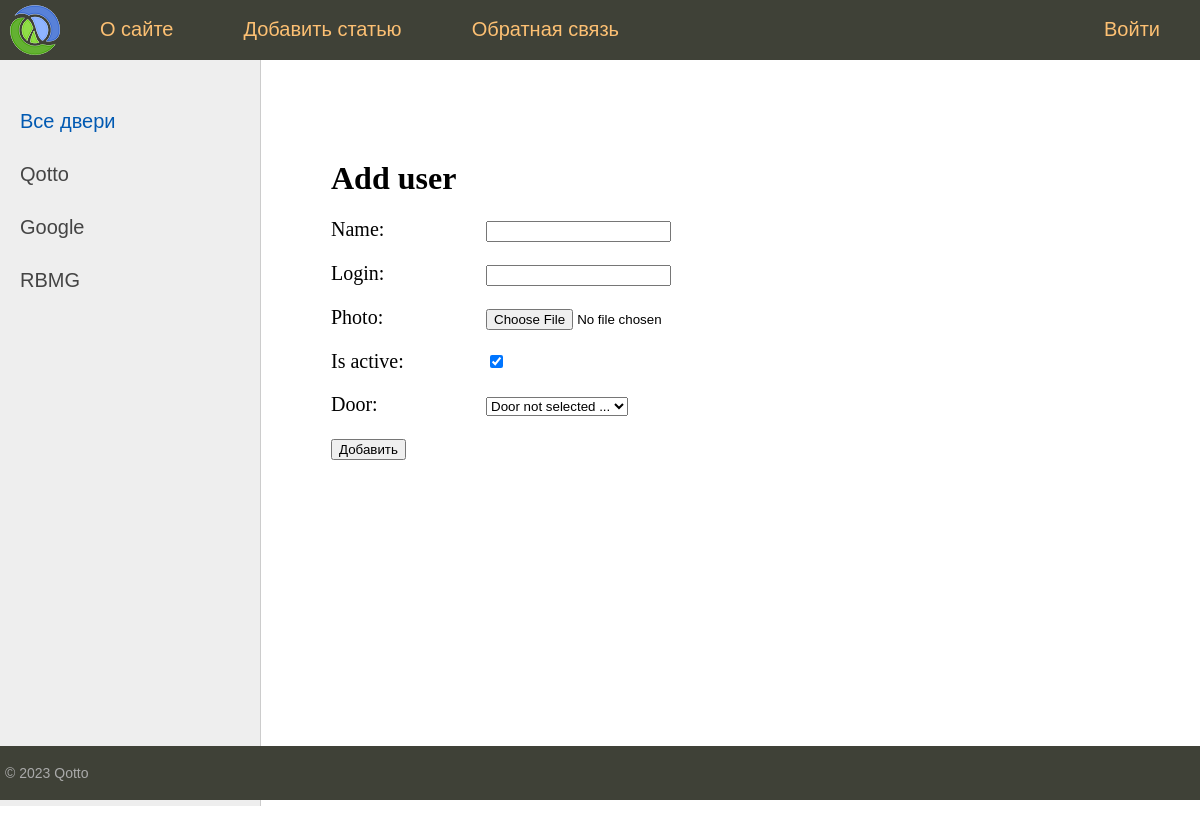
Page /adduser/ on the committed database.
### selfedu/models.py (models this page shows)
class Doors(models.Model):
    name = models.CharField(max_length=32, db_index=True)
    slug = models.SlugField(max_length=32, unique=True, db_index=True, verbose_name='URL')
    is_active = models.BooleanField(default=True)
    def __str__(self):
        return self.name
    def get_absolute_url(self):
        return reverse('door', kwargs={'door_slug': self.slug})
    class Meta:
        verbose_name = 'Doors'
        verbose_name_plural = 'Doors'
        ordering = ['id']

### selfedu/views.py (the view)
# urls.py: path('adduser/', AddUser.as_view(), name='add_user'),
class AddUser(CreateView):
    form_class = AddUserForm
    template_name = 'selfedu/adduser.html'
    success_url = reverse_lazy('home')
    def get_context_data(self, *, object_list=None, **kwargs):
        context = super().get_context_data(**kwargs)
        context['title'] = 'Add user'
        context['menu'] = menu
        return context

### selfedu/forms.py (shortened to what this page needs)
class AddUserForm(forms.ModelForm):
    def __init__(self, *args, **kwargs):
        super().__init__(*args, **kwargs)
        self.fields['door'].empty_label = "Door not selected ..."
    class Meta:
        model = Employees
        fields = ['name', 'login', 'photo', 'is_active', 'door']

### selfedu/templatetags/doors_tags.py (called while the page is built)
@register.inclusion_tag('selfedu/list_doors.html')
def show_doors(sort=None, door_selected=0):
    if not sort:
        doors = Doors.objects.all()
    else:
        doors = Doors.objects.order_by(sort)
    return {"doors": doors, "door_selected": door_selected}

### selfedu/templates/selfedu/adduser.html (shortened to what this page needs)
{% extends 'selfedu/base.html' %}
{% block content %}
<h1> {{title}} </h1>
<form action="{% url 'add_user' %}" method="post" enctype="multipart/form-data">
    {% for f in form %}
        <p>
            <label class="form-label"
                   for="{{ f.id_for_label }}">{{f.label}}:
            </label>
            {{ f }}
        </p>
    {% endfor %}
    <button type="submit">Добавить</button>
</form>
{% endblock %}

### selfedu/templates/selfedu/list_doors.html
{% for d in doors %}
{% if d.pk == door_selected %}
<li class="selected">{{d.name}}</li>
	{% else %}
		<li><a href="{{ d.get_absolute_url }}">{{d.name}}</a></li>
	{% endif %}
{% endfor %}

### selfedu/static/selfedu/css/styles.css (style rules this page uses)
html, body { font-family: 'Arial'; margin: 0; padding: 0; height: 100%; width: 100%; color: #444; }
a { color: #0059b2; text-decoration: none; }
.left-chapters ul li { margin: 30px 0 0 0; color: #999; }
.left-chapters ul li a { color: #444; text-decoration: none; }
.content-text h1 { font-size: 32px; }
.form-label { display: inline-block; min-width: 150px; vertical-align: top; }

### rows in the picture
Doors: name "Qotto"
Doors: name "Google"
Doors: name "RBMG"

### other values in the picture
{{ m.title }} "О сайте" "Добавить статью" "Обратная связь"
{{ m.title }} "Войти"
{{ title }} "Add user"
{{ f.label }} "Name" "Login" "Photo" "Is active" "Door"
